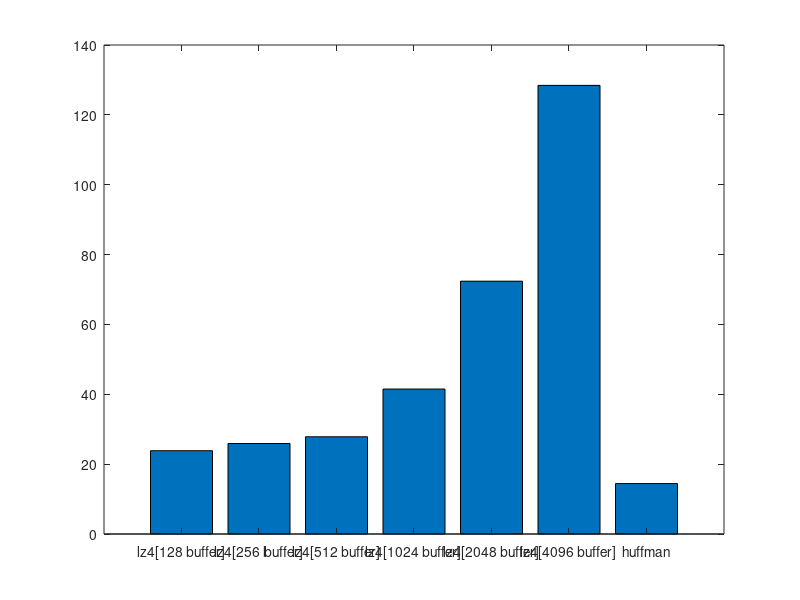

MATLAB code to generate this figure:
% Bar Plot

averages = [23.85; 25.91; 27.84; 41.50; 72.38; 128.44; 14.44]';

file_names = {'lz4[128 buffer]','lz4[256 buffer]','lz4[512 buffer]','lz4[1024 buffer]','lz4[2048 buffer]','lz4[4096 buffer]','huffman'};

x = averages;

plot = bar(x);
%plot(1).FaceColor = [1 .4 0];
set(gca, 'xticklabel',file_names, 'xticklabelrotation', 90);